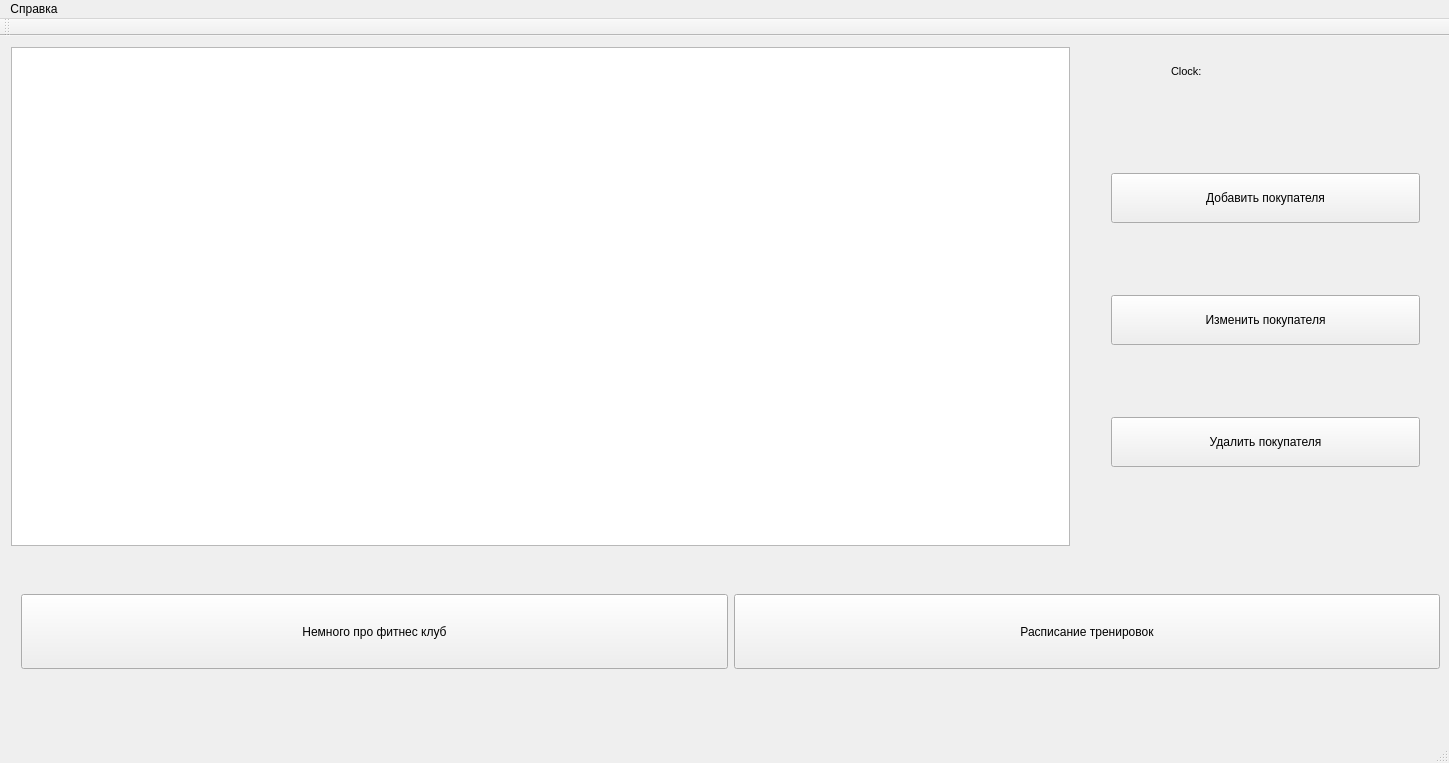
<?xml version="1.0" encoding="UTF-8"?>
<ui version="4.0">
 <class>MainWindow</class>
 <widget class="QMainWindow" name="MainWindow">
  <property name="geometry">
   <rect>
    <x>0</x>
    <y>0</y>
    <width>1449</width>
    <height>763</height>
   </rect>
  </property>
  <property name="windowTitle">
   <string>MainWindow</string>
  </property>
  <widget class="QWidget" name="centralWidget">
   <widget class="QWidget" name="horizontalLayoutWidget_2">
    <property name="geometry">
     <rect>
      <x>0</x>
      <y>0</y>
      <width>1081</width>
      <height>521</height>
     </rect>
    </property>
    <layout class="QHBoxLayout" name="horizontalLayout_2">
     <item>
      <widget class="QTableView" name="tableView">
       <property name="styleSheet">
        <string notr="true">color:orange;</string>
       </property>
      </widget>
     </item>
    </layout>
   </widget>
   <widget class="QWidget" name="horizontalLayoutWidget">
    <property name="geometry">
     <rect>
      <x>10</x>
      <y>530</y>
      <width>1441</width>
      <height>131</height>
     </rect>
    </property>
    <layout class="QHBoxLayout" name="horizontalLayout">
     <item>
      <widget class="QPushButton" name="pushButton_2">
       <property name="minimumSize">
        <size>
         <width>200</width>
         <height>75</height>
        </size>
       </property>
       <property name="text">
        <string>Немного про фитнес клуб</string>
       </property>
       <property name="autoRepeatInterval">
        <number>100</number>
       </property>
      </widget>
     </item>
     <item>
      <widget class="QPushButton" name="pushButton_3">
       <property name="minimumSize">
        <size>
         <width>200</width>
         <height>75</height>
        </size>
       </property>
       <property name="text">
        <string>Расписание тренировок</string>
       </property>
      </widget>
     </item>
    </layout>
   </widget>
   <widget class="QWidget" name="verticalLayoutWidget">
    <property name="geometry">
     <rect>
      <x>1100</x>
      <y>60</y>
      <width>331</width>
      <height>451</height>
     </rect>
    </property>
    <layout class="QVBoxLayout" name="verticalLayout">
     <item>
      <widget class="QPushButton" name="add_button">
       <property name="minimumSize">
        <size>
         <width>0</width>
         <height>50</height>
        </size>
       </property>
       <property name="text">
        <string>Добавить покупателя</string>
       </property>
      </widget>
     </item>
     <item>
      <widget class="QPushButton" name="edit_button">
       <property name="minimumSize">
        <size>
         <width>0</width>
         <height>50</height>
        </size>
       </property>
       <property name="text">
        <string>Изменить покупателя</string>
       </property>
      </widget>
     </item>
     <item>
      <widget class="QPushButton" name="delete_button">
       <property name="minimumSize">
        <size>
         <width>0</width>
         <height>50</height>
        </size>
       </property>
       <property name="text">
        <string>Удалить покупателя</string>
       </property>
      </widget>
     </item>
    </layout>
   </widget>
   <widget class="QWidget" name="horizontalLayoutWidget_3">
    <property name="geometry">
     <rect>
      <x>1160</x>
      <y>20</y>
      <width>271</width>
      <height>31</height>
     </rect>
    </property>
    <layout class="QHBoxLayout" name="horizontalLayout_3">
     <item>
      <widget class="QLabel" name="label_5">
       <property name="font">
        <font>
         <pointsize>8</pointsize>
         <weight>50</weight>
         <bold>false</bold>
        </font>
       </property>
       <property name="text">
        <string>Clock:</string>
       </property>
      </widget>
     </item>
    </layout>
   </widget>
  </widget>
  <widget class="QMenuBar" name="menuBar">
   <property name="geometry">
    <rect>
     <x>0</x>
     <y>0</y>
     <width>1449</width>
     <height>26</height>
    </rect>
   </property>
   <widget class="QMenu" name="menu">
    <property name="title">
     <string>Справка</string>
    </property>
    <addaction name="action"/>
   </widget>
   <addaction name="menu"/>
  </widget>
  <widget class="QToolBar" name="mainToolBar">
   <attribute name="toolBarArea">
    <enum>TopToolBarArea</enum>
   </attribute>
   <attribute name="toolBarBreak">
    <bool>false</bool>
   </attribute>
  </widget>
  <widget class="QStatusBar" name="statusBar"/>
  <action name="action">
   <property name="text">
    <string>Помощь</string>
   </property>
   <property name="shortcut">
    <string>F1</string>
   </property>
  </action>
 </widget>
 <layoutdefault spacing="6" margin="11"/>
 <resources/>
 <connections/>
</ui>
